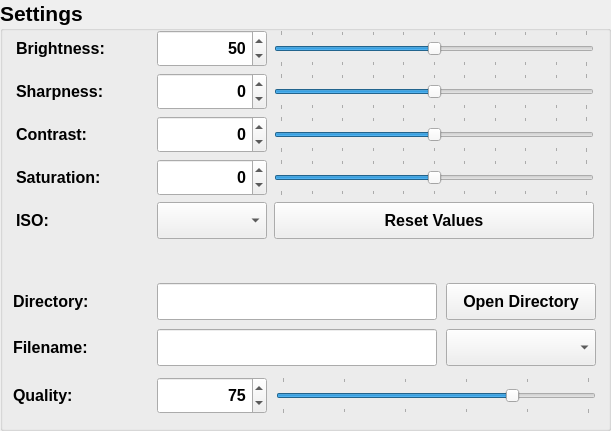
   <widget class="QGroupBox" name="settings_groupbox">
    <property name="geometry">
     <rect>
      <x>10</x>
      <y>60</y>
      <width>611</width>
      <height>431</height>
     </rect>
    </property>
    <property name="sizePolicy">
     <sizepolicy hsizetype="Fixed" vsizetype="Fixed">
      <horstretch>0</horstretch>
      <verstretch>0</verstretch>
     </sizepolicy>
    </property>
    <property name="font">
     <font>
      <family>Arial</family>
      <pointsize>16</pointsize>
      <weight>75</weight>
      <bold>true</bold>
     </font>
    </property>
    <property name="title">
     <string>Settings</string>
    </property>
    <widget class="QWidget" name="layoutWidget">
     <property name="geometry">
      <rect>
       <x>10</x>
       <y>30</y>
       <width>591</width>
       <height>251</height>
      </rect>
     </property>
     <property name="sizePolicy">
      <sizepolicy hsizetype="Fixed" vsizetype="Preferred">
       <horstretch>0</horstretch>
       <verstretch>0</verstretch>
      </sizepolicy>
     </property>
     <layout class="QGridLayout" name="gridLayout">
      <property name="sizeConstraint">
       <enum>QLayout::SetFixedSize</enum>
      </property>
      <property name="leftMargin">
       <number>6</number>
      </property>
      <property name="topMargin">
       <number>0</number>
      </property>
      <property name="rightMargin">
       <number>0</number>
      </property>
      <item row="2" column="3">
       <widget class="QSlider" name="contrast_slider">
        <property name="sizePolicy">
         <sizepolicy hsizetype="Fixed" vsizetype="Fixed">
          <horstretch>0</horstretch>
          <verstretch>0</verstretch>
         </sizepolicy>
        </property>
        <property name="minimumSize">
         <size>
          <width>320</width>
          <height>37</height>
         </size>
        </property>
        <property name="maximumSize">
         <size>
          <width>320</width>
          <height>37</height>
         </size>
        </property>
        <property name="minimum">
         <number>-100</number>
        </property>
        <property name="maximum">
         <number>100</number>
        </property>
        <property name="pageStep">
         <number>1</number>
        </property>
        <property name="value">
         <number>0</number>
        </property>
        <property name="orientation">
         <enum>Qt::Horizontal</enum>
        </property>
        <property name="tickPosition">
         <enum>QSlider::TicksBothSides</enum>
        </property>
        <property name="tickInterval">
         <number>20</number>
        </property>
       </widget>
      </item>
      <item row="3" column="2">
       <spacer name="horizontalSpacer_8">
        <property name="orientation">
         <enum>Qt::Horizontal</enum>
        </property>
        <property name="sizeType">
         <enum>QSizePolicy::MinimumExpanding</enum>
        </property>
        <property name="sizeHint" stdset="0">
         <size>
          <width>1</width>
          <height>1</height>
         </size>
        </property>
       </spacer>
      </item>
      <item row="0" column="3">
       <widget class="QSlider" name="brightness_slider">
        <property name="sizePolicy">
         <sizepolicy hsizetype="Fixed" vsizetype="Fixed">
          <horstretch>0</horstretch>
          <verstretch>0</verstretch>
         </sizepolicy>
        </property>
        <property name="minimumSize">
         <size>
          <width>320</width>
          <height>37</height>
         </size>
        </property>
        <property name="maximumSize">
         <size>
          <width>320</width>
          <height>37</height>
         </size>
        </property>
        <property name="maximum">
         <number>100</number>
        </property>
        <property name="pageStep">
         <number>1</number>
        </property>
        <property name="value">
         <number>50</number>
        </property>
        <property name="orientation">
         <enum>Qt::Horizontal</enum>
        </property>
        <property name="tickPosition">
         <enum>QSlider::TicksBothSides</enum>
        </property>
        <property name="tickInterval">
         <number>10</number>
        </property>
       </widget>
      </item>
      <item row="0" column="2">
       <spacer name="horizontalSpacer_5">
        <property name="orientation">
         <enum>Qt::Horizontal</enum>
        </property>
        <property name="sizeType">
         <enum>QSizePolicy::MinimumExpanding</enum>
        </property>
        <property name="sizeHint" stdset="0">
         <size>
          <width>1</width>
          <height>1</height>
         </size>
        </property>
       </spacer>
      </item>
      <item row="4" column="0">
       <widget class="QLabel" name="iso_label">
        <property name="sizePolicy">
         <sizepolicy hsizetype="Fixed" vsizetype="Fixed">
          <horstretch>0</horstretch>
          <verstretch>0</verstretch>
         </sizepolicy>
        </property>
        <property name="minimumSize">
         <size>
          <width>135</width>
          <height>37</height>
         </size>
        </property>
        <property name="maximumSize">
         <size>
          <width>135</width>
          <height>37</height>
         </size>
        </property>
        <property name="font">
         <font>
          <family>Arial</family>
          <pointsize>12</pointsize>
          <weight>75</weight>
          <bold>true</bold>
         </font>
        </property>
        <property name="text">
         <string>ISO:</string>
        </property>
        <property name="alignment">
         <set>Qt::AlignLeading|Qt::AlignLeft|Qt::AlignVCenter</set>
        </property>
       </widget>
      </item>
      <item row="2" column="0">
       <widget class="QLabel" name="contrast_label">
        <property name="sizePolicy">
         <sizepolicy hsizetype="Fixed" vsizetype="Fixed">
          <horstretch>0</horstretch>
          <verstretch>0</verstretch>
         </sizepolicy>
        </property>
        <property name="minimumSize">
         <size>
          <width>135</width>
          <height>37</height>
         </size>
        </property>
        <property name="maximumSize">
         <size>
          <width>135</width>
          <height>37</height>
         </size>
        </property>
        <property name="font">
         <font>
          <family>Arial</family>
          <pointsize>12</pointsize>
          <weight>75</weight>
          <bold>true</bold>
         </font>
        </property>
        <property name="text">
         <string>Contrast:</string>
        </property>
        <property name="alignment">
         <set>Qt::AlignLeading|Qt::AlignLeft|Qt::AlignVCenter</set>
        </property>
       </widget>
      </item>
      <item row="1" column="3">
       <widget class="QSlider" name="sharpness_slider">
        <property name="sizePolicy">
         <sizepolicy hsizetype="Fixed" vsizetype="Fixed">
          <horstretch>0</horstretch>
          <verstretch>0</verstretch>
         </sizepolicy>
        </property>
        <property name="minimumSize">
         <size>
          <width>320</width>
          <height>37</height>
         </size>
        </property>
        <property name="maximumSize">
         <size>
          <width>320</width>
          <height>37</height>
         </size>
        </property>
        <property name="minimum">
         <number>-100</number>
        </property>
        <property name="maximum">
         <number>100</number>
        </property>
        <property name="pageStep">
         <number>1</number>
        </property>
        <property name="value">
         <number>0</number>
        </property>
        <property name="orientation">
         <enum>Qt::Horizontal</enum>
        </property>
        <property name="tickPosition">
         <enum>QSlider::TicksBothSides</enum>
        </property>
        <property name="tickInterval">
         <number>20</number>
        </property>
       </widget>
      </item>
      <item row="3" column="3">
       <widget class="QSlider" name="saturation_slider">
        <property name="sizePolicy">
         <sizepolicy hsizetype="Fixed" vsizetype="Fixed">
          <horstretch>0</horstretch>
          <verstretch>0</verstretch>
         </sizepolicy>
        </property>
        <property name="minimumSize">
         <size>
          <width>320</width>
          <height>37</height>
         </size>
        </property>
        <property name="maximumSize">
         <size>
          <width>320</width>
          <height>37</height>
         </size>
        </property>
        <property name="minimum">
         <number>-100</number>
        </property>
        <property name="maximum">
         <number>100</number>
        </property>
        <property name="pageStep">
         <number>1</number>
        </property>
        <property name="value">
         <number>0</number>
        </property>
        <property name="orientation">
         <enum>Qt::Horizontal</enum>
        </property>
        <property name="tickPosition">
         <enum>QSlider::TicksBothSides</enum>
        </property>
        <property name="tickInterval">
         <number>20</number>
        </property>
       </widget>
      </item>
      <item row="0" column="1">
       <widget class="QSpinBox" name="brightness_spinbox">
        <property name="sizePolicy">
         <sizepolicy hsizetype="Fixed" vsizetype="Fixed">
          <horstretch>0</horstretch>
          <verstretch>0</verstretch>
         </sizepolicy>
        </property>
        <property name="minimumSize">
         <size>
          <width>110</width>
          <height>37</height>
         </size>
        </property>
        <property name="maximumSize">
         <size>
          <width>110</width>
          <height>37</height>
         </size>
        </property>
        <property name="font">
         <font>
          <family>Arial</family>
          <pointsize>12</pointsize>
          <weight>75</weight>
          <bold>true</bold>
         </font>
        </property>
        <property name="layoutDirection">
         <enum>Qt::LeftToRight</enum>
        </property>
        <property name="alignment">
         <set>Qt::AlignRight|Qt::AlignTrailing|Qt::AlignVCenter</set>
        </property>
        <property name="maximum">
         <number>100</number>
        </property>
        <property name="value">
         <number>50</number>
        </property>
       </widget>
      </item>
      <item row="4" column="3">
       <widget class="QPushButton" name="reset_button">
        <property name="sizePolicy">
         <sizepolicy hsizetype="Fixed" vsizetype="Fixed">
          <horstretch>0</horstretch>
          <verstretch>0</verstretch>
         </sizepolicy>
        </property>
        <property name="minimumSize">
         <size>
          <width>320</width>
          <height>37</height>
         </size>
        </property>
        <property name="maximumSize">
         <size>
          <width>320</width>
          <height>37</height>
         </size>
        </property>
        <property name="font">
         <font>
          <pointsize>12</pointsize>
         </font>
        </property>
        <property name="text">
         <string>Reset Values</string>
        </property>
       </widget>
      </item>
      <item row="4" column="1">
       <widget class="QComboBox" name="iso_combobox">
        <property name="sizePolicy">
         <sizepolicy hsizetype="Fixed" vsizetype="Fixed">
          <horstretch>0</horstretch>
          <verstretch>0</verstretch>
         </sizepolicy>
        </property>
        <property name="minimumSize">
         <size>
          <width>110</width>
          <height>37</height>
         </size>
        </property>
        <property name="maximumSize">
         <size>
          <width>110</width>
          <height>37</height>
         </size>
        </property>
        <property name="font">
         <font>
          <pointsize>10</pointsize>
          <weight>75</weight>
          <bold>true</bold>
          <strikeout>false</strikeout>
          <kerning>true</kerning>
         </font>
        </property>
        <property name="layoutDirection">
         <enum>Qt::LeftToRight</enum>
        </property>
        <property name="sizeAdjustPolicy">
         <enum>QComboBox::AdjustToContents</enum>
        </property>
       </widget>
      </item>
      <item row="1" column="2">
       <spacer name="horizontalSpacer_7">
        <property name="orientation">
         <enum>Qt::Horizontal</enum>
        </property>
        <property name="sizeType">
         <enum>QSizePolicy::MinimumExpanding</enum>
        </property>
        <property name="sizeHint" stdset="0">
         <size>
          <width>1</width>
          <height>1</height>
         </size>
        </property>
       </spacer>
      </item>
      <item row="4" column="2">
       <spacer name="horizontalSpacer_13">
        <property name="orientation">
         <enum>Qt::Horizontal</enum>
        </property>
        <property name="sizeType">
         <enum>QSizePolicy::MinimumExpanding</enum>
        </property>
        <property name="sizeHint" stdset="0">
         <size>
          <width>1</width>
          <height>1</height>
         </size>
        </property>
       </spacer>
      </item>
      <item row="0" column="0">
       <widget class="QLabel" name="brightness_label">
        <property name="enabled">
         <bool>true</bool>
        </property>
        <property name="sizePolicy">
         <sizepolicy hsizetype="Fixed" vsizetype="Fixed">
          <horstretch>0</horstretch>
          <verstretch>0</verstretch>
         </sizepolicy>
        </property>
        <property name="minimumSize">
         <size>
          <width>135</width>
          <height>37</height>
         </size>
        </property>
        <property name="maximumSize">
         <size>
          <width>135</width>
          <height>37</height>
         </size>
        </property>
        <property name="font">
         <font>
          <family>Arial</family>
          <pointsize>12</pointsize>
          <weight>75</weight>
          <bold>true</bold>
         </font>
        </property>
        <property name="text">
         <string>Brightness:</string>
        </property>
        <property name="alignment">
         <set>Qt::AlignLeading|Qt::AlignLeft|Qt::AlignVCenter</set>
        </property>
       </widget>
      </item>
      <item row="3" column="0">
       <widget class="QLabel" name="saturation_label">
        <property name="sizePolicy">
         <sizepolicy hsizetype="Fixed" vsizetype="Fixed">
          <horstretch>0</horstretch>
          <verstretch>0</verstretch>
         </sizepolicy>
        </property>
        <property name="minimumSize">
         <size>
          <width>135</width>
          <height>37</height>
         </size>
        </property>
        <property name="maximumSize">
         <size>
          <width>135</width>
          <height>37</height>
         </size>
        </property>
        <property name="font">
         <font>
          <family>Arial</family>
          <pointsize>12</pointsize>
          <weight>75</weight>
          <bold>true</bold>
         </font>
        </property>
        <property name="text">
         <string>Saturation:</string>
        </property>
        <property name="alignment">
         <set>Qt::AlignLeading|Qt::AlignLeft|Qt::AlignVCenter</set>
        </property>
       </widget>
      </item>
      <item row="1" column="1">
       <widget class="QSpinBox" name="sharpness_spinbox">
        <property name="sizePolicy">
         <sizepolicy hsizetype="Fixed" vsizetype="Fixed">
          <horstretch>0</horstretch>
          <verstretch>0</verstretch>
         </sizepolicy>
        </property>
        <property name="minimumSize">
         <size>
          <width>110</width>
          <height>37</height>
         </size>
        </property>
        <property name="maximumSize">
         <size>
          <width>110</width>
          <height>37</height>
         </size>
        </property>
        <property name="font">
         <font>
          <family>Arial</family>
          <pointsize>12</pointsize>
          <weight>75</weight>
          <bold>true</bold>
         </font>
        </property>
        <property name="layoutDirection">
         <enum>Qt::LeftToRight</enum>
        </property>
        <property name="alignment">
         <set>Qt::AlignRight|Qt::AlignTrailing|Qt::AlignVCenter</set>
        </property>
        <property name="showGroupSeparator" stdset="0">
         <bool>false</bool>
        </property>
        <property name="minimum">
         <number>-100</number>
        </property>
        <property name="maximum">
         <number>100</number>
        </property>
       </widget>
      </item>
      <item row="2" column="2">
       <spacer name="horizontalSpacer_6">
        <property name="orientation">
         <enum>Qt::Horizontal</enum>
        </property>
        <property name="sizeType">
         <enum>QSizePolicy::MinimumExpanding</enum>
        </property>
        <property name="sizeHint" stdset="0">
         <size>
          <width>1</width>
          <height>1</height>
         </size>
        </property>
       </spacer>
      </item>
      <item row="3" column="1">
       <widget class="QSpinBox" name="saturation_spinbox">
        <property name="sizePolicy">
         <sizepolicy hsizetype="Fixed" vsizetype="Fixed">
          <horstretch>0</horstretch>
          <verstretch>0</verstretch>
         </sizepolicy>
        </property>
        <property name="minimumSize">
         <size>
          <width>110</width>
          <height>37</height>
         </size>
        </property>
        <property name="maximumSize">
         <size>
          <width>110</width>
          <height>37</height>
         </size>
        </property>
        <property name="font">
         <font>
          <family>Arial</family>
          <pointsize>12</pointsize>
          <weight>75</weight>
          <bold>true</bold>
         </font>
        </property>
        <property name="layoutDirection">
         <enum>Qt::LeftToRight</enum>
        </property>
        <property name="alignment">
         <set>Qt::AlignRight|Qt::AlignTrailing|Qt::AlignVCenter</set>
        </property>
        <property name="minimum">
         <number>-100</number>
        </property>
        <property name="maximum">
         <number>100</number>
        </property>
        <property name="value">
         <number>0</number>
        </property>
       </widget>
      </item>
      <item row="1" column="0">
       <widget class="QLabel" name="sharpness_label">
        <property name="sizePolicy">
         <sizepolicy hsizetype="Fixed" vsizetype="Fixed">
          <horstretch>0</horstretch>
          <verstretch>0</verstretch>
         </sizepolicy>
        </property>
        <property name="minimumSize">
         <size>
          <width>135</width>
          <height>37</height>
         </size>
        </property>
        <property name="maximumSize">
         <size>
          <width>135</width>
          <height>37</height>
         </size>
        </property>
        <property name="font">
         <font>
          <family>Arial</family>
          <pointsize>12</pointsize>
          <weight>75</weight>
          <bold>true</bold>
         </font>
        </property>
        <property name="text">
         <string>Sharpness:</string>
        </property>
        <property name="alignment">
         <set>Qt::AlignLeading|Qt::AlignLeft|Qt::AlignVCenter</set>
        </property>
       </widget>
      </item>
      <item row="2" column="1">
       <widget class="QSpinBox" name="contrast_spinbox">
        <property name="sizePolicy">
         <sizepolicy hsizetype="Fixed" vsizetype="Fixed">
          <horstretch>0</horstretch>
          <verstretch>0</verstretch>
         </sizepolicy>
        </property>
        <property name="minimumSize">
         <size>
          <width>110</width>
          <height>37</height>
         </size>
        </property>
        <property name="maximumSize">
         <size>
          <width>110</width>
          <height>37</height>
         </size>
        </property>
        <property name="font">
         <font>
          <family>Arial</family>
          <pointsize>12</pointsize>
          <weight>75</weight>
          <bold>true</bold>
         </font>
        </property>
        <property name="layoutDirection">
         <enum>Qt::LeftToRight</enum>
        </property>
        <property name="alignment">
         <set>Qt::AlignRight|Qt::AlignTrailing|Qt::AlignVCenter</set>
        </property>
        <property name="minimum">
         <number>-100</number>
        </property>
        <property name="maximum">
         <number>100</number>
        </property>
        <property name="value">
         <number>0</number>
        </property>
       </widget>
      </item>
     </layout>
    </widget>
    <widget class="QWidget" name="layoutWidget">
     <property name="geometry">
      <rect>
       <x>10</x>
       <y>280</y>
       <width>591</width>
       <height>91</height>
      </rect>
     </property>
     <layout class="QGridLayout" name="gridLayout_3">
      <property name="leftMargin">
       <number>0</number>
      </property>
      <property name="topMargin">
       <number>0</number>
      </property>
      <property name="rightMargin">
       <number>0</number>
      </property>
      <item row="1" column="0">
       <widget class="QLabel" name="pic_name_label">
        <property name="sizePolicy">
         <sizepolicy hsizetype="Fixed" vsizetype="Fixed">
          <horstretch>0</horstretch>
          <verstretch>0</verstretch>
         </sizepolicy>
        </property>
        <property name="minimumSize">
         <size>
          <width>135</width>
          <height>37</height>
         </size>
        </property>
        <property name="maximumSize">
         <size>
          <width>135</width>
          <height>37</height>
         </size>
        </property>
        <property name="font">
         <font>
          <pointsize>12</pointsize>
         </font>
        </property>
        <property name="text">
         <string>Filename:</string>
        </property>
       </widget>
      </item>
      <item row="1" column="1">
       <widget class="QLineEdit" name="pic_name_line_edit">
        <property name="sizePolicy">
         <sizepolicy hsizetype="Fixed" vsizetype="Fixed">
          <horstretch>0</horstretch>
          <verstretch>0</verstretch>
         </sizepolicy>
        </property>
        <property name="minimumSize">
         <size>
          <width>280</width>
          <height>37</height>
         </size>
        </property>
        <property name="maximumSize">
         <size>
          <width>280</width>
          <height>37</height>
         </size>
        </property>
        <property name="font">
         <font>
          <pointsize>12</pointsize>
         </font>
        </property>
        <property name="toolTip">
         <string>&lt;html&gt;&lt;head/&gt;&lt;body&gt;&lt;p&gt;Set the filename for the picture.&lt;/p&gt;&lt;p&gt;A timestamp will be appended at the end.&lt;/p&gt;&lt;/body&gt;&lt;/html&gt;</string>
        </property>
       </widget>
      </item>
      <item row="0" column="2">
       <widget class="QPushButton" name="pic_dir_button">
        <property name="sizePolicy">
         <sizepolicy hsizetype="Fixed" vsizetype="Fixed">
          <horstretch>0</horstretch>
          <verstretch>0</verstretch>
         </sizepolicy>
        </property>
        <property name="minimumSize">
         <size>
          <width>150</width>
          <height>37</height>
         </size>
        </property>
        <property name="maximumSize">
         <size>
          <width>150</width>
          <height>37</height>
         </size>
        </property>
        <property name="font">
         <font>
          <pointsize>12</pointsize>
         </font>
        </property>
        <property name="text">
         <string>Open Directory</string>
        </property>
       </widget>
      </item>
      <item row="0" column="1">
       <widget class="QLineEdit" name="pic_dir_line_edit">
        <property name="sizePolicy">
         <sizepolicy hsizetype="Fixed" vsizetype="Fixed">
          <horstretch>0</horstretch>
          <verstretch>0</verstretch>
         </sizepolicy>
        </property>
        <property name="minimumSize">
         <size>
          <width>280</width>
          <height>37</height>
         </size>
        </property>
        <property name="maximumSize">
         <size>
          <width>280</width>
          <height>37</height>
         </size>
        </property>
        <property name="font">
         <font>
          <pointsize>12</pointsize>
         </font>
        </property>
        <property name="toolTip">
         <string>Set the save directory for the pictures</string>
        </property>
        <property name="whatsThis">
         <string/>
        </property>
        <property name="text">
         <string/>
        </property>
       </widget>
      </item>
      <item row="0" column="0">
       <widget class="QLabel" name="pic_dir_label">
        <property name="sizePolicy">
         <sizepolicy hsizetype="Fixed" vsizetype="Fixed">
          <horstretch>0</horstretch>
          <verstretch>0</verstretch>
         </sizepolicy>
        </property>
        <property name="minimumSize">
         <size>
          <width>135</width>
          <height>37</height>
         </size>
        </property>
        <property name="maximumSize">
         <size>
          <width>135</width>
          <height>37</height>
         </size>
        </property>
        <property name="font">
         <font>
          <pointsize>12</pointsize>
         </font>
        </property>
        <property name="text">
         <string>Directory:</string>
        </property>
       </widget>
      </item>
      <item row="1" column="2">
       <widget class="QComboBox" name="pic_format_combobox">
        <property name="sizePolicy">
         <sizepolicy hsizetype="Fixed" vsizetype="Fixed">
          <horstretch>0</horstretch>
          <verstretch>0</verstretch>
         </sizepolicy>
        </property>
        <property name="minimumSize">
         <size>
          <width>150</width>
          <height>37</height>
         </size>
        </property>
        <property name="maximumSize">
         <size>
          <width>150</width>
          <height>37</height>
         </size>
        </property>
        <property name="font">
         <font>
          <pointsize>12</pointsize>
          <weight>75</weight>
          <bold>true</bold>
          <strikeout>false</strikeout>
          <kerning>true</kerning>
         </font>
        </property>
        <property name="layoutDirection">
         <enum>Qt::LeftToRight</enum>
        </property>
       </widget>
      </item>
     </layout>
    </widget>
    <widget class="QWidget" name="layoutWidget">
     <property name="geometry">
      <rect>
       <x>10</x>
       <y>370</y>
       <width>591</width>
       <height>51</height>
      </rect>
     </property>
     <layout class="QHBoxLayout" name="horizontalLayout_3">
      <item>
       <widget class="QLabel" name="quality_label">
        <property name="sizePolicy">
         <sizepolicy hsizetype="Fixed" vsizetype="Fixed">
          <horstretch>0</horstretch>
          <verstretch>0</verstretch>
         </sizepolicy>
        </property>
        <property name="minimumSize">
         <size>
          <width>135</width>
          <height>37</height>
         </size>
        </property>
        <property name="maximumSize">
         <size>
          <width>135</width>
          <height>37</height>
         </size>
        </property>
        <property name="font">
         <font>
          <family>Arial</family>
          <pointsize>12</pointsize>
          <weight>75</weight>
          <bold>true</bold>
         </font>
        </property>
        <property name="text">
         <string>Quality:</string>
        </property>
        <property name="alignment">
         <set>Qt::AlignLeading|Qt::AlignLeft|Qt::AlignVCenter</set>
        </property>
       </widget>
      </item>
      <item>
       <widget class="QSpinBox" name="quality_spinbox">
        <property name="sizePolicy">
         <sizepolicy hsizetype="Fixed" vsizetype="Fixed">
          <horstretch>0</horstretch>
          <verstretch>0</verstretch>
         </sizepolicy>
        </property>
        <property name="minimumSize">
         <size>
          <width>110</width>
          <height>37</height>
         </size>
        </property>
        <property name="maximumSize">
         <size>
          <width>110</width>
          <height>37</height>
         </size>
        </property>
        <property name="font">
         <font>
          <family>Arial</family>
          <pointsize>12</pointsize>
          <weight>75</weight>
          <bold>true</bold>
         </font>
        </property>
        <property name="layoutDirection">
         <enum>Qt::LeftToRight</enum>
        </property>
        <property name="alignment">
         <set>Qt::AlignRight|Qt::AlignTrailing|Qt::AlignVCenter</set>
        </property>
        <property name="minimum">
         <number>0</number>
        </property>
        <property name="maximum">
         <number>100</number>
        </property>
        <property name="value">
         <number>75</number>
        </property>
       </widget>
      </item>
      <item>
       <widget class="QSlider" name="quality_slider">
        <property name="sizePolicy">
         <sizepolicy hsizetype="Fixed" vsizetype="Fixed">
          <horstretch>0</horstretch>
          <verstretch>0</verstretch>
         </sizepolicy>
        </property>
        <property name="minimumSize">
         <size>
          <width>320</width>
          <height>37</height>
         </size>
        </property>
        <property name="maximumSize">
         <size>
          <width>320</width>
          <height>37</height>
         </size>
        </property>
        <property name="minimum">
         <number>0</number>
        </property>
        <property name="maximum">
         <number>100</number>
        </property>
        <property name="pageStep">
         <number>1</number>
        </property>
        <property name="value">
         <number>75</number>
        </property>
        <property name="orientation">
         <enum>Qt::Horizontal</enum>
        </property>
        <property name="tickPosition">
         <enum>QSlider::TicksBothSides</enum>
        </property>
        <property name="tickInterval">
         <number>20</number>
        </property>
       </widget>
      </item>
     </layout>
    </widget>
   </widget>
